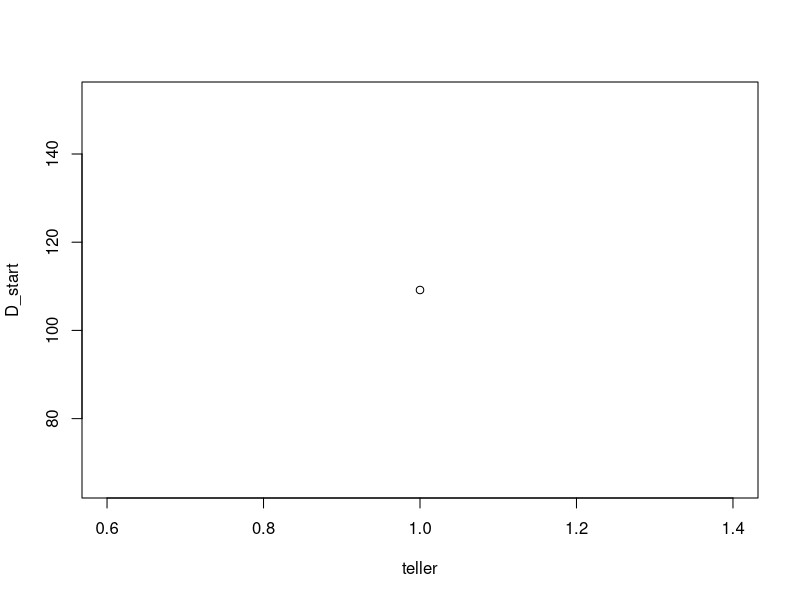
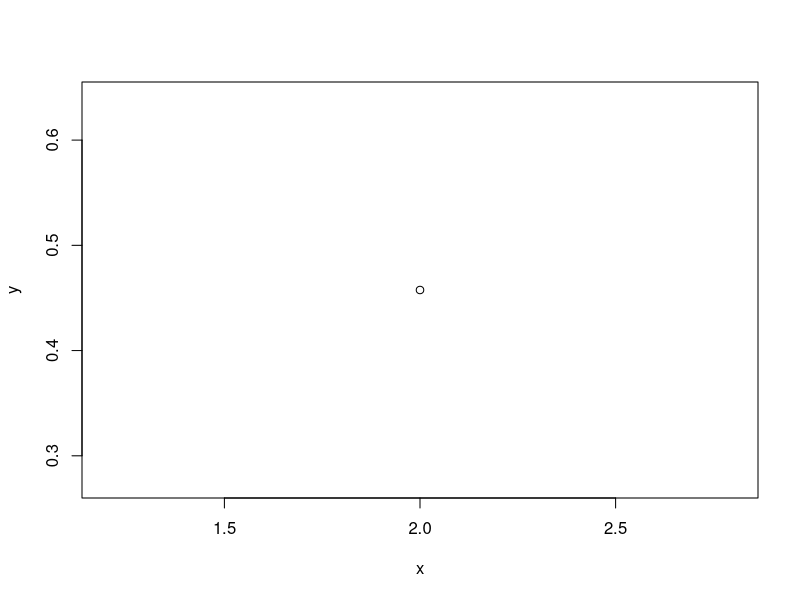
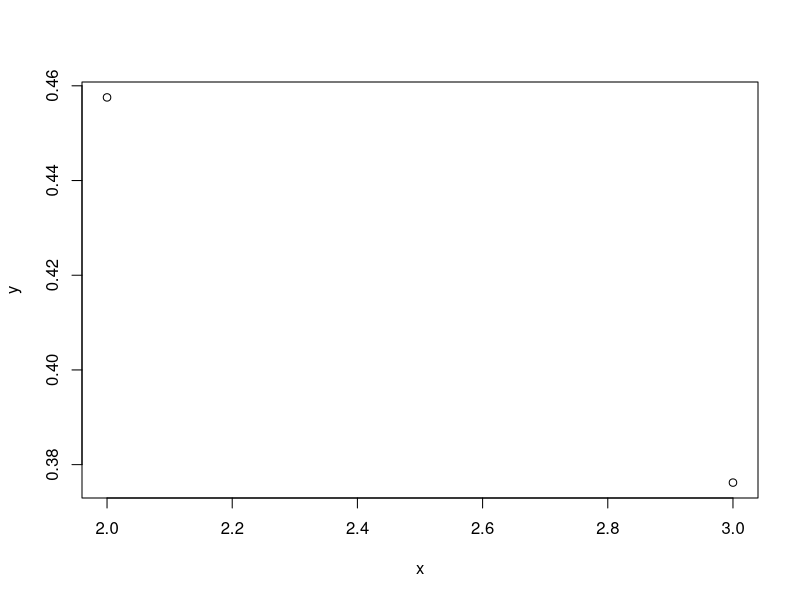
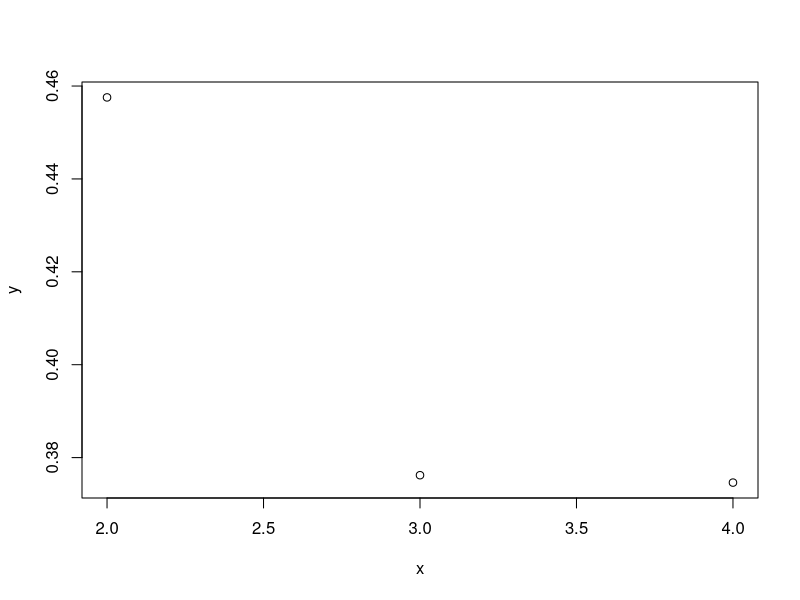

The R source for these figures, in order: (Note: a time limit stopped this script after it produced the figures.)
#############################################################################
## Generate localy optimal D-efficient designs given specifications        ##
## 1.Specify betas, nr of alts/choice set, nr attributes, levels,...       ##
## 2.Generate candidate set (full)                                         ##
## 3.Generate start design                                                 ##
## 4.Change alternatives of design to improve D.error  (mod.federov alg.)  ##
## 5.Save most efficient design                                            ##
#############################################################################

#clear environment
rm(list=ls())

### Functions #########################################################################################

#Function generating candidate set (ALL profiles).
full.profiles<-function (contrasts) {
  
  #as list
  levels_attributes<-as.list(levels_attributes)
  
  #Make list with all atribute levels
  fun<-function (x){return(1:x)}
  levels_attributes<-lapply(X = levels_attributes, fun)
  
  #generate every combination
  full_design<-as.data.frame(expand.grid(levels_attributes))
  
  #create factors:
  col_names <- names(full_design)
  full_design[,col_names] <- lapply(full_design[,col_names] , factor)
  
  #contrast list
  con <- list()
  for(i in 1:length(levels_attributes)){
    name <- paste('Var',i,sep='')
    con[name] <- contrasts
  }
  
  #coding
  full_D<-as.data.frame(model.matrix(~ ., full_design, contrasts = con))
  #delete intercept
  full_D<-full_D[,-1]
  
  return(full_D)
  
}

#Generate start design 
start.design<-function (){
  
  start<-data.frame(matrix(nrow=n_sets*n_alts, ncol=length(betas)))
  
  for(i in 1:nrow(start)){
    R<-round(runif(1, 1, nrow(candidate_profiles)))
    start[i,]<-as.numeric(candidate_profiles[R,])
  }
  
  #add setnr and alternative nr 
  set<-seq(1, n_sets, 1)
  start$set<-rep(set, each=n_alts)
  alt<-seq(1, n_alts, 1)
  start$alt<-rep(alt, n_sets)
  
  #return design
  return(start)
}

#D-error for a design
D.error<- function (design) {
  
  for ( c_set in 1:n_sets){
    
    #delete set and alt col   
    choice_set<-design[design$set==c_set,!(names(design) %in% drops)]
   
    ####information
    #create vector with all Utilities
    utilities<-as.vector(n_alts)
    for (i in 1:n_alts){utilities[i]<-sum(betas * choice_set[i,])}  
    
    #vector with total utilities per set 
    total.U.set<-sum(exp(utilities))
    
    #probs for alts 
    prs.s<-as.numeric(n_alts)
    for (a in 1:n_alts){prs.s[a]<-exp(utilities[a])/total.U.set}
    
    #P1
    prs.diag<-diag(prs.s)
    
    #P1 - p1p1'
    M1<-(prs.s %*% t(prs.s))
    M2<-prs.diag - M1 
    
    #X'1(P1-p1p1')X1 = information matrix 
    X<-as.matrix(choice_set)
    M<-t(X) %*% M2  %*% X
    
    #sum information 
    sum_M<-sum_M + M
    
  }
  
  D_error<-det(sum_M)^(-1/length(betas))
  return(D_error)
}


#######################################################################################################

#Specify:---------------------------------------------------------------------------------------------
levels_attributes=c(3,3,3,3)
n_alts<-2                                                                # alternatives per set    
betas<-c(0.25847, -0.54128, 0.15, -0.48,-0.18, 0.64, -0.12, 0.33)        # Beta values             
n_sets<-8                                                               # nr of choice sets in design
sum_M<-0                                                                 # initial value information M
drops <- c("set","alt")                                                  # add or delete col names  
n_starts<-1                                                              # nr of initial starting design
teller<-1

x<-NULL
y<-NULL
#-----------------------------------------------------------------------------------------------------

#1.Generate candidate design (full design) 
candidate_profiles<-full.profiles(contrasts= "contr.sum")

#2.Generate starting design 
start_des<-start.design()
start_start<-start_des
start<-start_des
end_design<-start_des

#3.calculate D-error startdesign
D_start<-D.error(design=start)

plot(teller, D_start)
#4.Change alternatives with modified federov algorithm. 
# save design that is most efficient.  
converge<-F

while (!converge)
{
  #teller for plot
  teller<-teller+1
  
  #end design of previous run = new start design 
  start_des<-end_design
  start<-end_design 

for (temp.row in 1:nrow(start)){

  if(temp.row>1)
  {
  #Keep row from end design if  improvement 
     if (change)
     {start[temp.row-1, ] <- end_design[temp.row-1,]}
  
  #Keep row from start design if no improvement  
     else
     {start[temp.row-1, ] <- start_des[temp.row-1,]}  
  }
  
  change<-F
  
   for (cand in 1:nrow(candidate_profiles)){
     
     #Change alternative
     start[temp.row, 1:length(betas)]<-candidate_profiles[cand,]
     
     #calculate error
     D<-D.error(design = start)
     
     #if better --> keep
     if (is.nan(D)||is.infinite(D))
     {}
     else if (D < D_start)
     {
       end_design<- as.data.frame(as.matrix(start)) 
       D_start<-D
      
       x[teller]<-teller
       y[teller]<-D
       
       change<-T
     }
    
  }}

  converge<-isTRUE(all.equal(end_design,start_des))
  plot(x,y)
}
